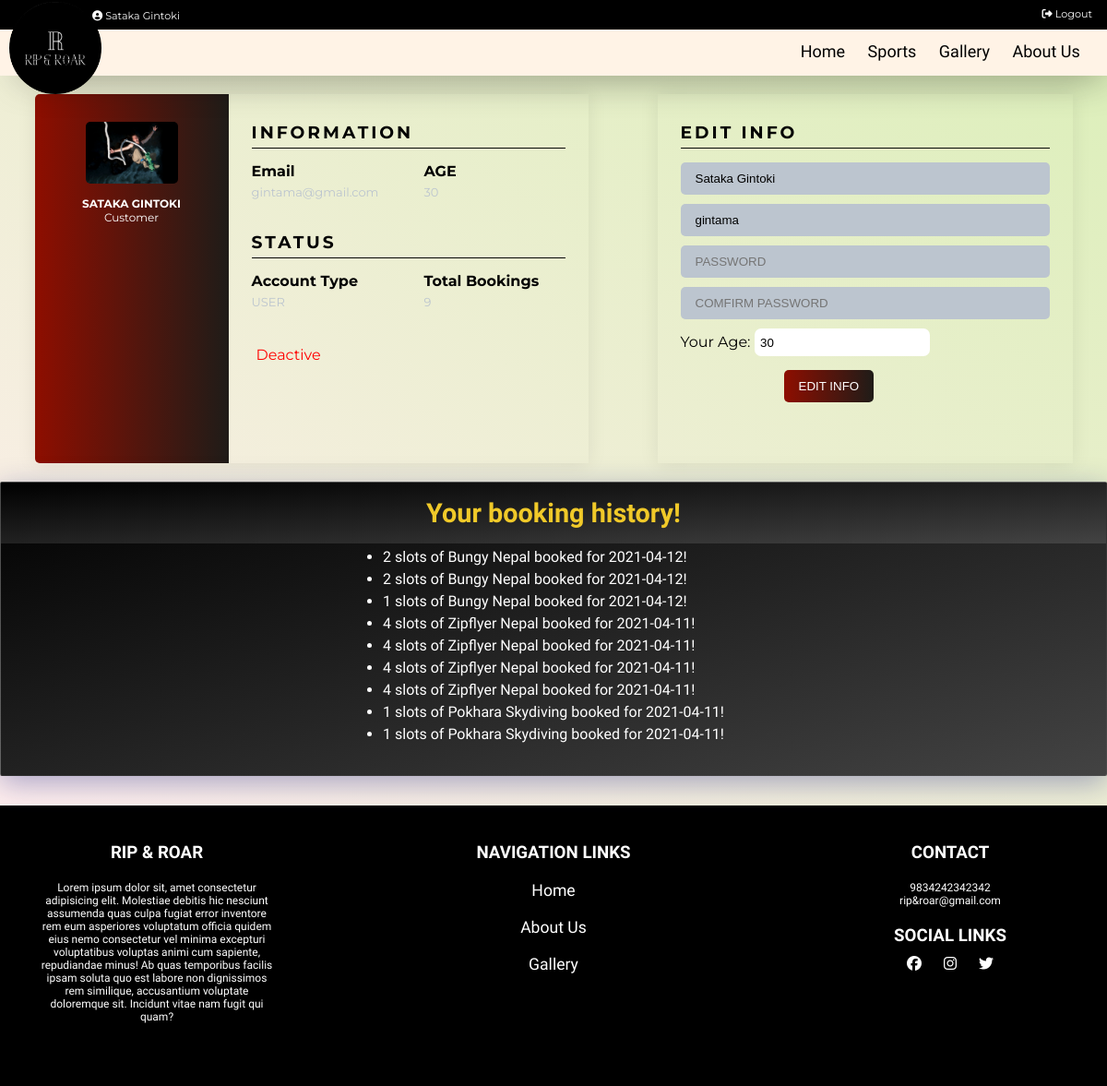
Before: /profile.php (signed in) with the older database file.
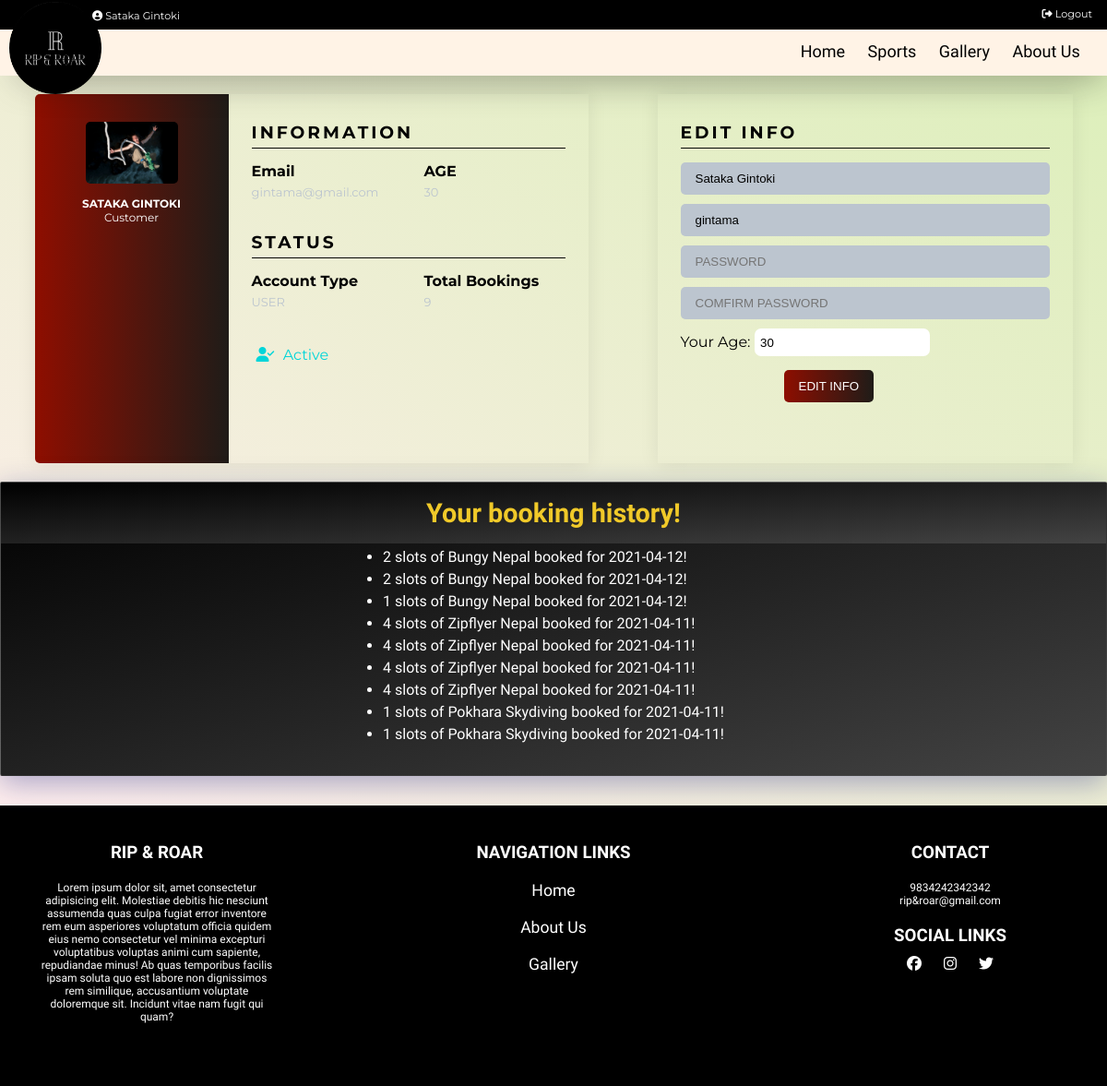
After: the same page with the newer database file.
### tables this page shows
CREATE TABLE `users` (
  `user_id` int(11) NOT NULL,
  `name` varchar(50) NOT NULL,
  `username` varchar(50) NOT NULL,
  `email` varchar(50) NOT NULL,
  `age` int(11) NOT NULL,
  `country` varchar(255) NOT NULL,
  `password` varchar(50) NOT NULL,
  `role` int(11) NOT NULL,
  `status` int(11) NOT NULL
);

### includes/db.php (called while the page is built, shortened)
<?php
class DbConnection{
    private $host = 'localhost';
    private $username = 'root';
    private $password = '';
    private $database = 'rrdb';
    protected $connection;
    public function __construct(){
        if (!isset($this->connection)) {
            $this->connection = new mysqli($this->host, $this->username, $this->password, $this->database);
        }
        return $this->connection;
    }
}
?>

### includes/crud.php (called while the page is built, shortened)
<?php
     include_once "db.php";
     class CrudOperation extends DbConnection{
         public function fetch_data_with_id($table_name, $column_name, $id) {
            $sql = "SELECT * FROM $table_name WHERE $column_name = '$id'";
            $query = $this->connection->query($sql);
            if($query){
                $row = $query->fetch_array();
                return $row;
            }
            else
            echo "Invalid sql ".$sql;
         }
         public function fetch_datas_with_column($table_name, $column_name, $id) {
            $array = [];
            $sql = "SELECT * FROM $table_name WHERE $column_name = '$id'";
            $query = $this->connection->query($sql);
            while($row = mysqli_fetch_assoc($query)){
                if($row != null) $array[] = $row;
            }
            return $array;
         }
     }
     $crud = new CrudOperation;
?>

### profile.php (the view, shortened to what this page needs)
<?php include 'header.php';
    if(isset($_SESSION['user'])) {
        $user_info = $crud->fetch_data_with_id('users', 'user_id', $_SESSION['user']);
            ?>
    <section class="profileContainer" >
        <div class="profile-container">
            <div class="profile-display mt-20 mb-20">
                    <div class="wrapper">
                <div class="left">
                    <img src="assets/BUNGY-COOL-GUY-copyright-The-Last-Resort-2.jpg" alt="user" width="100">
                    <h5><?php echo strtoupper($user_info['name']); ?></h5>
                    <p>Customer</p>
                </div>
                <div class="right">
                    <div class="info">
                        <h3>Information</h3>
                        <div class="info_data">
                            <div class="data">
                                <h4>Email</h4>
                                <p><?php echo strtolower($user_info['email']); ?></p>
                            </div>
                            <div class="data">
                            <h4>AGE</h4>
                                <p><?php echo $user_info['age']; ?></p>
                        </div>
                        </div>
                    </div>
                    <div class="projects">
                            <h3>STATUS</h3>
                            <div class="projects_data">
                                <div class="data">
                                    <h4>Account Type</h4>
                                    <p>USER</p>
                                </div>
                                <div class="data">
                                <h4>Total Bookings</h4>
                                    <p><?php echo rand(0, 50);?></p>
                            </div>
                            </div>
                        </div>
                        <div class="social_media">
                            <?php
                                if($user_info['status']) {
                                    ?>
                                        <i class="fas fa-user-check"></i> <span>Active</span>
                                    <?php
                                }
                                else {
                                    ?>
                                    <a href="profile.php?get_verification=1">Deactive</a>
                                    <?php
                                }
                            ?>
                        </div>
                        </div>
                        </div>
                        </div>
                <div class="profile-edit mt-20 mb-20">
                    <div class="wrapper">
                <div class="right">
                    <div class="info">
                        <h3>EDIT INFO</h3>
                        <form method="POST" action='<?php echo htmlspecialchars($_SERVER["PHP_SELF"]);?>' enctype="multipart/form-data">
                        <input type='text' name="name"  value="<?php echo $user_info['name'];?>" placeholder="Full Name"/>
                        <input type='text' name="username"  value="<?php echo $user_info['username'];?>" placeholder="Username"/>
                        <input type='password' name="pass1"  value="<?php echo (isset($_POST['pass1'])) ? $_POST['pass1']: '';?>" placeholder="PASSWORD"/>
                        <input type='password' name="pass2"  value="<?php echo (isset($_POST['pass2'])) ? $_POST['pass2']: '';?>" placeholder="COMFIRM PASSWORD"/>
                        <div>
                            <label>Your Age:</label>
                            <input type='number' class="age" name="age"  value="<?php echo $user_info['age'];?>" placeholder="AGE"/>
                        </div>
                        <button type="submit" name="user_edit">EDIT INFO</button><br>
                    </form>
                    </div>
                </div>
                </div>
                </div>
        </div>
        <div class="profileBookingDetails">
            <div class="profileBookingDetailsInner">
            <h3>Your booking history!</h3><ul>
            <?php
                $bookingDetails = $crud->fetch_datas_with_column('booking_detail', 'user_id', $_SESSION['user']);
                foreach($bookingDetails as $booking){
                    echo "<li>".$booking['quantity']." slots of ".$booking['sport_name']." booked for ".$booking['slot_date']."!</li>";
                }
            ?></ul>
            </div>
        </div>
    </section>
    <?php
    }
    else header('Location: login.php');
    ?>
<?php include 'footer.php'; ?>

### header.php (shortened to what this page needs)
<?php
   include_once 'includes/form.php';
   $curPage = basename($_SERVER['PHP_SELF']);
   ?>
<!DOCTYPE html>
<html lang="en">
<head>
    <link rel="stylesheet" type="text/css" href="css/main.css" />
    <link rel="stylesheet" type="text/css" href="css/flickity.css" />
</head>
<body>
   <div class="top-nav">
      <?php if (!isset($_SESSION['user']) ||(trim ($_SESSION['user']) == '')){ ?>
      <a href="login.php" class="logout <?php echo ($curPage == "register.php" ? "active" : "");?>"><i class="fas fa-user-plus"></i> SignUp/SignIn</a>
      <?php } else {
         $userDetailsRow = $crud->fetch_data_with_id('users', 'user_id', $_SESSION['user']);
         ?>
         <a href="profile.php" class="<?php echo ($curPage == "account.php" ? "active" : "");?>" style="position:absolute;left:100px;top:10px;width:fit-content;"><i class="fas fa-user-circle"></i> <?php echo ucfirst($userDetailsRow['name']); ?></a>
         <a href="index.php?logout='1'" class="logout"><i class="fas fa-sign-out-alt"></i> Logout</a>
      <?php }?>
   </div>
   <div class="nav " >
      <div class="nav-header">
         <div class="nav-title">
         <img src="assets/logo.PNG" alt="Logo" style="width:100px;height:100px;position:relative;top:-40px;z-index:9999;
            ">
         </div>
      </div>
      <div class="nav-links" style="padding-right:1.2rem">
         <a href="index.php" class="<?php echo ($curPage == "index.php" ? "active" : "");?>" >Home</a>
         <a href="explore.php" class="<?php echo ($curPage == "explore.php" ? "active" : "");?>">Sports</a>
         <a href="gallery.php" class="<?php echo ($curPage == "gallery.php" ? "active" : "");?>"> Gallery</a>
         <a href="about.php" class="<?php echo ($curPage == "about.php" ? "active" : "");?>">About Us</a>
      </div>
   </div>

### footer.php (shortened to what this page needs)
    <section class="bg pd-20 mt-20" id="footer" style="border-radius:0;">
        <div class="space-between">
            <div class="pd-20">
                <div><h3>RIP & ROAR</h3></div>
                <p class="mt-20">
                Lorem ipsum dolor sit, amet consectetur adipisicing elit. Molestiae debitis hic nesciunt assumenda quas culpa fugiat error inventore rem eum asperiores voluptatum officia quidem eius nemo consectetur vel minima excepturi voluptatibus voluptas animi cum sapiente, repudiandae minus! Ab quas temporibus facilis ipsam soluta quo est labore non dignissimos rem similique, accusantium voluptate doloremque sit. Incidunt vitae nam fugit qui quam?</p>
            </div>
            <div class="pd-20">
                <div><h3>NAVIGATION LINKS</h3></div>
                <p class="mt-20"><a href="index.php" class=" footer-link">Home</a></p>
                <p class="mt-20"><a href="about.php" class=" footer-link">About Us</a></p>
                <p class="mt-20"><a href="gallery.php" class=" footer-link">Gallery</a></p>
            </div>
            <div class="pd-20">
                <div><h3>CONTACT</h3></div>
                <p class="mt-20">
                    9834242342342
                </p class="mt-20">
                <p>rip&roar@gmail.com</p>
                <div class="mt-20">
                    <h3 class="mb-10">SOCIAL LINKS</h3>
                    <a class="display-inline pd-10 footer-social-link"><i class="fab fa-facebook"></i></a>
                    <a class="display-inline pd-10 footer-social-link"><i class="fab fa-instagram"></i></a>
                    <a class="display-inline pd-10 footer-social-link"><i class="fab fa-twitter"></i></a>
                </div>
            </div>
        </div>
    </section>
    </body>
</html>

Changed rows visible on the page:
changed users "gintama@gmail.com": status 0 → 1 (drawn)
Other visible differences:
text no longer shown: "Deactive"
text now shown: "Active"
